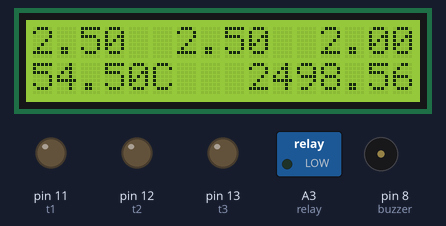
Bench run of a sketch on a simulated Arduino Uno, built with avr-gcc and run on an emulated ATmega328P. Parts: 16×2 character LCD, switched loads named in the sketch (green lamp = pin HIGH), output pins drawn as LEDs (lit = HIGH), buzzer (waves = sounding, pin HIGH). The modem accepts every AT command (registered, SIM ready, sends succeed) and sends nothing else.

Above: at 1.6 s.
Timing chart, 0 to 3.1 s (numbered marks = the images above):
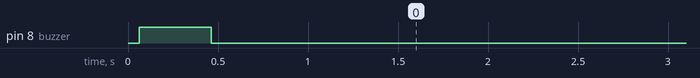

The sketch:

program.ino
```cpp
const int battery_pin_1 = A0;
const int battery_pin_2 = A1;
const int battery_pin_3 = A2;
const int temp_sens = A5;
const int current_sens = A4;
const int t1 = 11;
const int t2 = 12;
const int t3 = 13;
const int relay = A3;
const int buzzer = 8;
#include <SoftwareSerial.h>
SoftwareSerial espSerial(10, 9);  // RX, TX pins for ESP8266
#define UBIDOTS_TOKEN "BBUS-DScBcAQxFtA1EkyvRz6dCWWuFgg0e8"
#define DEVICE_LABEL "BMS"

float sensorValue1,sensorValue2;

#include <LiquidCrystal.h>              // include the library code:
LiquidCrystal lcd(0, 1, 2, 3, 4, 7);    // initialize the library with the numbers of the interface pins

float adc_Value,V_1,V_2,V_3,temp,current,total_vtg,per_vtg;
void setup()
{
  pinMode(t1 , OUTPUT);
  pinMode(t2 , OUTPUT);
  pinMode(t3 , OUTPUT);
  pinMode(relay , OUTPUT);
  pinMode(buzzer , OUTPUT);
  digitalWrite(t1 , LOW);
  digitalWrite(t2 , LOW);
  digitalWrite(t3 , LOW);
  digitalWrite(relay , LOW);
  lcd.begin(16, 2);
  beep();
  espSerial.begin(9600);
  beep();
  connectToWiFi();
  lcd.setCursor(4,0);           // set the cursor to column 4, line 0
  lcd.print("Battery");
  lcd.setCursor(0,1);           // set the cursor to column 0, line 1
  lcd.print("Managment System");
  delay(1000);
  lcd.clear();
}


void loop()
{
  lcd.clear();
  read_voltage();

  lcd.setCursor(0,0);           // set the cursor to column 0, line 0
  lcd.print(V_1);

  lcd.setCursor(6,0);           // set the cursor to column 5, line 0
  lcd.print(V_2);

  lcd.setCursor(12,0);           // set the cursor to column 10, line 0
  lcd.print(V_3);

  lcd.setCursor(0,1);           // set the cursor to column 0, line 1
  lcd.print(temp);
  lcd.print("C");

  lcd.setCursor(9,1);           // set the cursor to column 8, line 1
  lcd.print(current);
  lcd.print("mA");

  sendToUbidots();

  if((V_1 > V_2) || (V_1 > V_3))
  {
    digitalWrite(t1 , HIGH);
    delay(2000);
    digitalWrite(t1 , LOW);
  }
  if((V_2 > V_1) || (V_2 > V_3))
  {
    digitalWrite(t2 , HIGH);
    delay(2000);
    digitalWrite(t2 , LOW);
  }
  if((V_3 > V_1) || (V_3 > V_2))
  {
    digitalWrite(t3 , HIGH);
    delay(2000);
    digitalWrite(t3 , LOW);
  }

  if(total_vtg < 12)
  {
    digitalWrite(relay , HIGH);
    delay(1000);
  }
  else
  {
    digitalWrite(relay , LOW);
    delay(1000);
  }

}
void read_voltage()
{
  adc_Value = analogRead(battery_pin_1);
  V_1 = (adc_Value*4.88)/1000;

  adc_Value = analogRead(battery_pin_2);
  V_2 = ((adc_Value*4.88)/1000)*2;
  V_2 = V_2  - V_1;

  adc_Value = analogRead(battery_pin_3);
  V_3 = ((adc_Value*4.88)/1000)*2.8;
  V_3 = V_3 - V_2 - V_1;

  total_vtg = V_1 + V_2 + V_3;
  per_vtg = (total_vtg / 12.6)*100;
  adc_Value = analogRead(temp_sens);
  temp = adc_Value/2;
  temp = 80-temp;

  adc_Value = analogRead(current_sens);
  current = (adc_Value*4.88);
}
void connectToWiFi()
{
 lcd.print("Connecting to WiFi");
  espSerial.println("AT+CWJAP=\"battery\",\"12345678\"");
  while(!espSerial.find("OK"));
  lcd.clear();
}

void sendToUbidots()
{
  espSerial.println("AT+CIPSTART=\"TCP\",\"industrial.api.ubidots.com\",80");
  while(!espSerial.find("Linked"));
  delay(100);
  String payload="{\"B1\": "+String(V_1)+",\"B2\": "+String(V_2)+",\"B3\": "+String(V_3)+",\"per\": "+String(per_vtg)+",\"I\": "+String(current)+",\"Temp\": "+String(temp)+"}";

  String request = "POST /api/v1.6/devices/" DEVICE_LABEL "/ HTTP/1.1\r\n";
  request += "Host: industrial.api.ubidots.com\r\n";
  request += "X-Auth-Token: " + String(UBIDOTS_TOKEN) + "\r\n";
  request += "Content-Type: application/json\r\n";
  request += "Content-Length: " + String(payload.length()) + "\r\n\r\n";
  request += payload;

  espSerial.print("AT+CIPSEND=");
  espSerial.println(request.length());
  while(!espSerial.find(">"));

  espSerial.print(request);
  while(!espSerial.find("OK"));
  while(!espSerial.find("OK"));
  while(!espSerial.find("OK"));
  delay(100);
  espSerial.println("AT+CIPCLOSE");
  while(!espSerial.find("Unlink"));
  delay(100);
  beep();
}
void beep()
{
  digitalWrite(buzzer,HIGH);
  delay(200);
  digitalWrite(buzzer,LOW);
}
```
